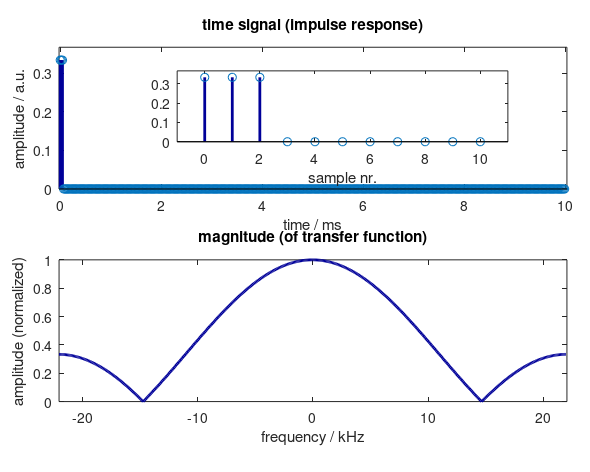
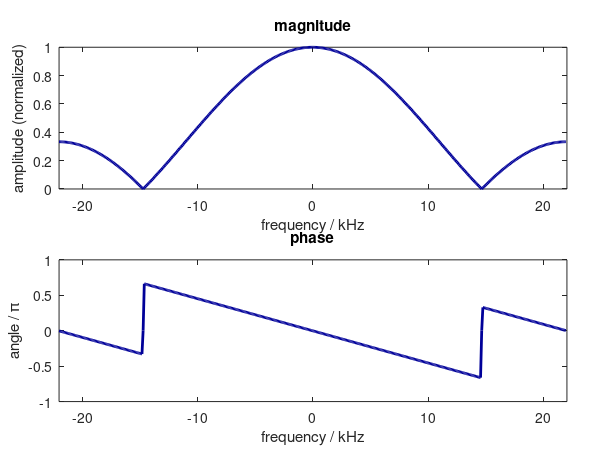
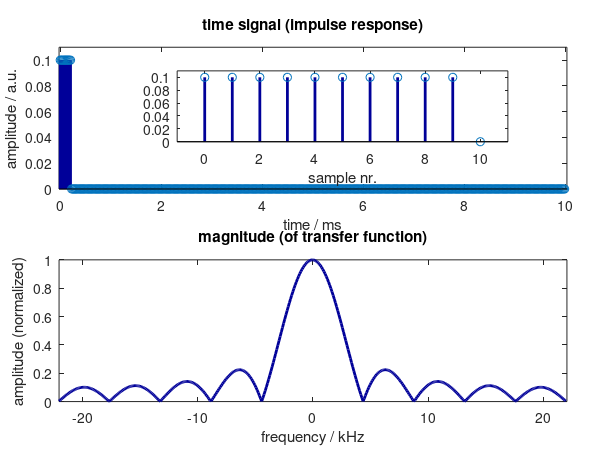
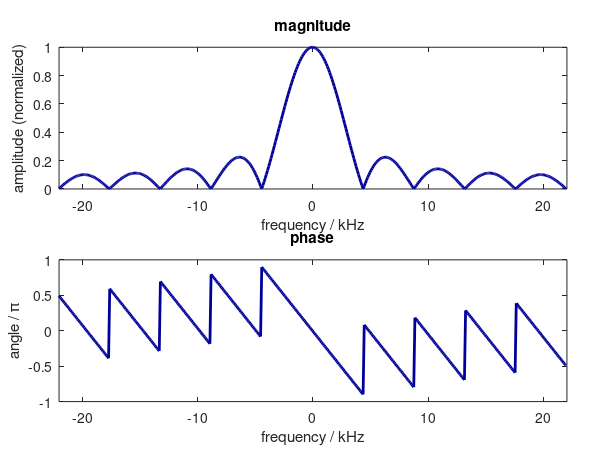

MATLAB code to generate these figures, in order:
% lecture 3 - Transfer function of running sum filter
close all;
%savefig([filename, 'pdf');

%some parameters
fs = 44100;
T = .01;
t = 0:1/fs:T-1/fs;
f = -fs/2:1/T:fs/2-1/T;

% plotting stuff
cols = [0 0 .6; .6 0 0; 0 .6 0];
%%%%%%%%%%%%% order 3
%the IR
h = [1 1 1]/3; % 3rd order running sum

% define the signal
sig = [h(:); zeros(fs*T-length(h),1)];
% sig = [h(:); zeros(fs*T-length(h),1)];

%FFTinf
Y = fft(sig)/(fs*T);
%do a correction to get rid of rounding errors during FFT
%Y_corr = Y.*(abs(Y)>4*eps);
Y_phase = angle(Y)/(pi);


%plotting
%prepare_figure();
figure
set(gcf,'paperunits','centimeters','Paperposition',[0 0 15 12])

axes('Position',[.1 .6 .86 .3])
ht1 = stem(t*1000,sig,'Color',cols(1,:));
title('time signal (impulse response)')
xlabel('time / ms')
ylabel('amplitude / a.u.')
ylim([0 1.1*max(sig)])
xlim([-1/fs T+1/fs]*1000)

axes('Position',[.3 .7 .56 .15])
ht2 = stem([0:10],sig(1:11),'Color',cols(1,:));
xlabel('sample nr.')
%ylabel('amplitude / a.u.')
xlim([-1 11])
ylim([0 1.1*max(sig)])

axes('Position',[.1 .15 .86 .3])
hY = plot(f/1000,fftshift(abs(Y))/max(abs(Y)),'Color',cols(1,:))
xlim([-fs/2/1000 fs/2/1000])
title('magnitude (of transfer function)')
xlabel('frequency / kHz')
ylabel('amplitude (normalized)')

%cometics
set([ht1 ht2 hY],'Linewidth',2,'Markersize',6)

%saving
filename = '../pics/lecture_03_running_sum_tf.svg';
saveas(gcf, filename,'svg')
%save2pdf_and_crop(filename);
%savefig('../pics/lecture3_running_sum_tf', 'pdf');


%% magnitude and phase
%prepare_figure();
figure
set(gcf,'paperunits','centimeters','Paperposition',[0 0 15 12])
%figure
%set(gcf,'paperunits','centimeters','Paperposition',[0 0 10 4])

axes('Position',[.1 .6 .86 .3])
hY = plot(f/1000,fftshift(abs(Y))/max(abs(Y)),'Color',cols(1,:))
xlim([-fs/2/1000 fs/2/1000])
title('magnitude')
xlabel('frequency / kHz')
ylabel('amplitude (normalized)')

axes('Position',[.1 .15 .86 .3])
hm = plot(f/1000,(fftshift((Y_phase))),'Color',cols(1,:))
xlim([-fs/2/1000 fs/2/1000])
title('phase')
xlabel('frequency / kHz')
ylabel('angle / \pi')

%cometics
set([hY hm],'Linewidth',2,'Markersize',6)

%saving
filename = '../pics/lecture_03_running_sum_tf_mag_phase.svg';
saveas(gcf, filename,'svg')
%save2pdf_and_crop(filename);
%savefig('../pics/lecture3_running_sum_tf_mag_phase', 'pdf');

%%%%%%%%%%%% order 10
%the IR
h = ones(10,1)/10; % 3rd order running sum

% define the signal
sig = [h(:); zeros(fs*T-length(h),1)];

%FFTinf
Y = fft(sig)/(fs*T);
%do a correction to get rid of rounding errors during FFT
%Y_corr = Y.*(abs(Y)>4*eps);
Y_phase = angle(Y)/(pi);


%plotting
%prepare_figure;
figure
set(gcf,'paperunits','centimeters','Paperposition',[0 0 15 12])
%set(gcf,'paperunits','centimeters','Paperposition',[0 0 10 4])

axes('Position',[.1 .6 .86 .3])
ht1 = stem(t*1000,sig,'Color',cols(1,:));
title('time signal (impulse response)')
xlabel('time / ms')
ylabel('amplitude / a.u.')
xlim([-1/fs T+1/fs]*1000)
ylim([0 1.1*max(sig)])

axes('Position',[.3 .7 .56 .15])
ht2 = stem([0:10],sig(1:11),'Color',cols(1,:));
ylim([0 1.1*max(sig)])
xlabel('sample nr.')
%ylabel('amplitude / a.u.')
xlim([-1 11])

axes('Position',[.1 .15 .86 .3])
hY = plot(f/1000,fftshift(abs(Y))/max(abs(Y)),'Color',cols(1,:))
xlim([-fs/2/1000 fs/2/1000])
title('magnitude (of transfer function)')
xlabel('frequency / kHz')
ylabel('amplitude (normalized)')

%cometics
set([ht1 ht2 hY],'Linewidth',2,'Markersize',6)

%saving
filename = '../pics/lecture_03_running_sum_tf10.svg';
saveas(gcf, filename,'svg')
%save2pdf_and_crop(filename);

%savefig('../pics/lecture3_running_sum_tf10', 'pdf');


%% magnitude and phase
figure
set(gcf,'paperunits','centimeters','Paperposition',[0 0 15 12])
%prepare_figure;
%set(gcf,'paperunits','centimeters','Paperposition',[0 0 10 4])

axes('Position',[.1 .6 .86 .3])
hY = plot(f/1000,fftshift(abs(Y))/max(abs(Y)),'Color',cols(1,:))
xlim([-fs/2/1000 fs/2/1000])
title('magnitude')
xlabel('frequency / kHz')
ylabel('amplitude (normalized)')

axes('Position',[.1 .15 .86 .3])
hm = plot(f/1000,(fftshift((Y_phase))),'Color',cols(1,:))
xlim([-fs/2/1000 fs/2/1000])
title('phase')
xlabel('frequency / kHz')
ylabel('angle / \pi')

%cometics
set([hY hm],'Linewidth',2,'Markersize',6)

%saving
filename = '../pics/lecture_03_running_sum_tf10_mag_phase.svg';
saveas(gcf, filename,'svg')
%save2pdf_and_crop(filename);
%savefig('../pics/lecture3_running_sum_tf10_mag_phase', 'pdf');
